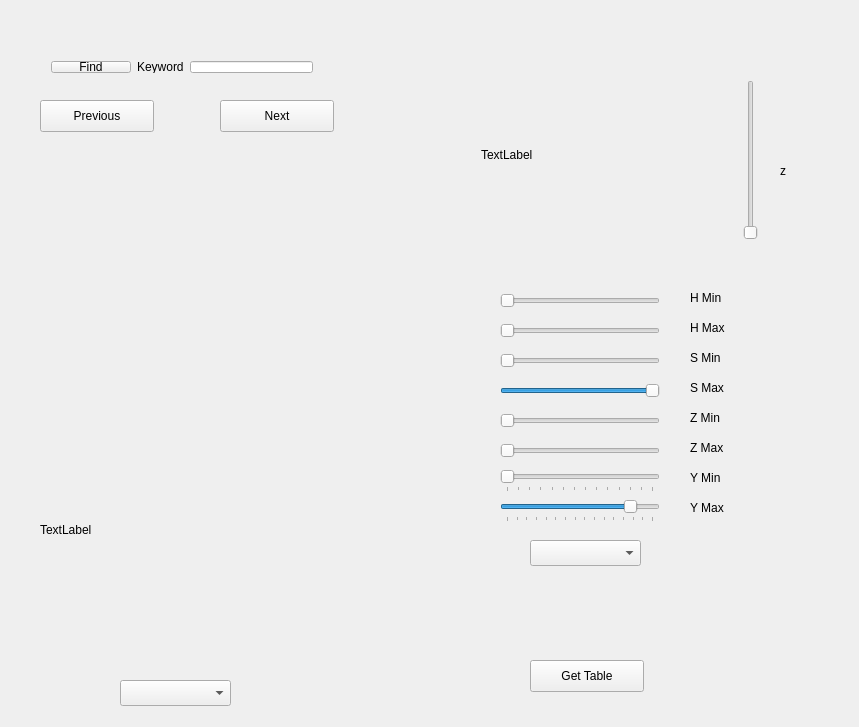
<?xml version="1.0" encoding="UTF-8"?>
<ui version="4.0">
 <class>ColorCreator</class>
 <widget class="QWidget" name="ColorCreator">
  <property name="geometry">
   <rect>
    <x>0</x>
    <y>0</y>
    <width>859</width>
    <height>727</height>
   </rect>
  </property>
  <property name="mouseTracking">
   <bool>false</bool>
  </property>
  <property name="windowTitle">
   <string>ColorCreator</string>
  </property>
  <widget class="QLabel" name="BaseImage">
   <property name="geometry">
    <rect>
     <x>40</x>
     <y>140</y>
     <width>320</width>
     <height>240</height>
    </rect>
   </property>
   <property name="mouseTracking">
    <bool>false</bool>
   </property>
   <property name="text">
    <string> </string>
   </property>
  </widget>
  <widget class="QPushButton" name="previousButton">
   <property name="geometry">
    <rect>
     <x>40</x>
     <y>100</y>
     <width>114</width>
     <height>32</height>
    </rect>
   </property>
   <property name="text">
    <string>Previous</string>
   </property>
  </widget>
  <widget class="QPushButton" name="nextButton">
   <property name="geometry">
    <rect>
     <x>220</x>
     <y>100</y>
     <width>114</width>
     <height>32</height>
    </rect>
   </property>
   <property name="text">
    <string>Next</string>
   </property>
  </widget>
  <widget class="QLabel" name="colorWheel">
   <property name="geometry">
    <rect>
     <x>481</x>
     <y>55</y>
     <width>200</width>
     <height>200</height>
    </rect>
   </property>
   <property name="text">
    <string>TextLabel</string>
   </property>
  </widget>
  <widget class="QSlider" name="hMin">
   <property name="geometry">
    <rect>
     <x>500</x>
     <y>290</y>
     <width>160</width>
     <height>22</height>
    </rect>
   </property>
   <property name="maximum">
    <number>100</number>
   </property>
   <property name="orientation">
    <enum>Qt::Horizontal</enum>
   </property>
  </widget>
  <widget class="QSlider" name="hMax">
   <property name="geometry">
    <rect>
     <x>500</x>
     <y>320</y>
     <width>160</width>
     <height>22</height>
    </rect>
   </property>
   <property name="maximum">
    <number>100</number>
   </property>
   <property name="orientation">
    <enum>Qt::Horizontal</enum>
   </property>
  </widget>
  <widget class="QSlider" name="sMin">
   <property name="geometry">
    <rect>
     <x>500</x>
     <y>350</y>
     <width>160</width>
     <height>22</height>
    </rect>
   </property>
   <property name="maximum">
    <number>100</number>
   </property>
   <property name="orientation">
    <enum>Qt::Horizontal</enum>
   </property>
  </widget>
  <widget class="QSlider" name="sMax">
   <property name="geometry">
    <rect>
     <x>500</x>
     <y>380</y>
     <width>160</width>
     <height>22</height>
    </rect>
   </property>
   <property name="maximum">
    <number>100</number>
   </property>
   <property name="value">
    <number>100</number>
   </property>
   <property name="orientation">
    <enum>Qt::Horizontal</enum>
   </property>
  </widget>
  <widget class="QSlider" name="yMin">
   <property name="geometry">
    <rect>
     <x>500</x>
     <y>470</y>
     <width>160</width>
     <height>22</height>
    </rect>
   </property>
   <property name="minimum">
    <number>20</number>
   </property>
   <property name="maximum">
    <number>150</number>
   </property>
   <property name="singleStep">
    <number>2</number>
   </property>
   <property name="orientation">
    <enum>Qt::Horizontal</enum>
   </property>
   <property name="tickPosition">
    <enum>QSlider::TicksBelow</enum>
   </property>
   <property name="tickInterval">
    <number>10</number>
   </property>
  </widget>
  <widget class="QSlider" name="yMax">
   <property name="geometry">
    <rect>
     <x>500</x>
     <y>500</y>
     <width>160</width>
     <height>22</height>
    </rect>
   </property>
   <property name="minimum">
    <number>105</number>
   </property>
   <property name="maximum">
    <number>255</number>
   </property>
   <property name="singleStep">
    <number>2</number>
   </property>
   <property name="value">
    <number>232</number>
   </property>
   <property name="orientation">
    <enum>Qt::Horizontal</enum>
   </property>
   <property name="tickPosition">
    <enum>QSlider::TicksBelow</enum>
   </property>
   <property name="tickInterval">
    <number>10</number>
   </property>
  </widget>
  <widget class="QSlider" name="zSlice">
   <property name="geometry">
    <rect>
     <x>740</x>
     <y>80</y>
     <width>22</width>
     <height>160</height>
    </rect>
   </property>
   <property name="orientation">
    <enum>Qt::Vertical</enum>
   </property>
  </widget>
  <widget class="QComboBox" name="colorSelect">
   <property name="geometry">
    <rect>
     <x>530</x>
     <y>540</y>
     <width>111</width>
     <height>26</height>
    </rect>
   </property>
  </widget>
  <widget class="QLabel" name="thresh">
   <property name="geometry">
    <rect>
     <x>40</x>
     <y>410</y>
     <width>320</width>
     <height>240</height>
    </rect>
   </property>
   <property name="text">
    <string>TextLabel</string>
   </property>
  </widget>
  <widget class="QComboBox" name="viewChoice">
   <property name="geometry">
    <rect>
     <x>120</x>
     <y>680</y>
     <width>111</width>
     <height>26</height>
    </rect>
   </property>
  </widget>
  <widget class="QLabel" name="label_2">
   <property name="geometry">
    <rect>
     <x>690</x>
     <y>290</y>
     <width>62</width>
     <height>16</height>
    </rect>
   </property>
   <property name="text">
    <string>H Min</string>
   </property>
  </widget>
  <widget class="QLabel" name="label_3">
   <property name="geometry">
    <rect>
     <x>690</x>
     <y>320</y>
     <width>62</width>
     <height>16</height>
    </rect>
   </property>
   <property name="text">
    <string>H Max</string>
   </property>
  </widget>
  <widget class="QLabel" name="label_4">
   <property name="geometry">
    <rect>
     <x>690</x>
     <y>350</y>
     <width>62</width>
     <height>16</height>
    </rect>
   </property>
   <property name="text">
    <string>S Min</string>
   </property>
  </widget>
  <widget class="QLabel" name="label_5">
   <property name="geometry">
    <rect>
     <x>690</x>
     <y>380</y>
     <width>62</width>
     <height>16</height>
    </rect>
   </property>
   <property name="text">
    <string>S Max</string>
   </property>
  </widget>
  <widget class="QLabel" name="label_6">
   <property name="geometry">
    <rect>
     <x>690</x>
     <y>470</y>
     <width>62</width>
     <height>16</height>
    </rect>
   </property>
   <property name="text">
    <string>Y Min</string>
   </property>
  </widget>
  <widget class="QLabel" name="label_7">
   <property name="geometry">
    <rect>
     <x>690</x>
     <y>500</y>
     <width>62</width>
     <height>16</height>
    </rect>
   </property>
   <property name="text">
    <string>Y Max</string>
   </property>
  </widget>
  <widget class="QLabel" name="label_8">
   <property name="geometry">
    <rect>
     <x>780</x>
     <y>130</y>
     <width>16</width>
     <height>81</height>
    </rect>
   </property>
   <property name="layoutDirection">
    <enum>Qt::LeftToRight</enum>
   </property>
   <property name="text">
    <string>z</string>
   </property>
  </widget>
  <widget class="QSlider" name="zMin">
   <property name="geometry">
    <rect>
     <x>500</x>
     <y>410</y>
     <width>160</width>
     <height>22</height>
    </rect>
   </property>
   <property name="orientation">
    <enum>Qt::Horizontal</enum>
   </property>
  </widget>
  <widget class="QSlider" name="zMax">
   <property name="geometry">
    <rect>
     <x>500</x>
     <y>440</y>
     <width>160</width>
     <height>22</height>
    </rect>
   </property>
   <property name="orientation">
    <enum>Qt::Horizontal</enum>
   </property>
  </widget>
  <widget class="QLabel" name="label_9">
   <property name="geometry">
    <rect>
     <x>690</x>
     <y>410</y>
     <width>62</width>
     <height>16</height>
    </rect>
   </property>
   <property name="text">
    <string>Z Min</string>
   </property>
  </widget>
  <widget class="QLabel" name="label_10">
   <property name="geometry">
    <rect>
     <x>690</x>
     <y>440</y>
     <width>62</width>
     <height>16</height>
    </rect>
   </property>
   <property name="text">
    <string>Z Max</string>
   </property>
  </widget>
  <widget class="QPushButton" name="getColorTable">
   <property name="geometry">
    <rect>
     <x>530</x>
     <y>660</y>
     <width>114</width>
     <height>32</height>
    </rect>
   </property>
   <property name="text">
    <string>Get Table</string>
   </property>
  </widget>
  <widget class="QWidget" name="">
   <property name="geometry">
    <rect>
     <x>40</x>
     <y>50</y>
     <width>284</width>
     <height>34</height>
    </rect>
   </property>
   <layout class="QHBoxLayout" name="horizontalLayout">
    <item>
     <widget class="QPushButton" name="pushButton">
      <property name="text">
       <string>Find</string>
      </property>
     </widget>
    </item>
    <item>
     <widget class="QLabel" name="label">
      <property name="text">
       <string>Keyword</string>
      </property>
     </widget>
    </item>
    <item>
     <widget class="QLineEdit" name="lineEdit"/>
    </item>
   </layout>
  </widget>
 </widget>
 <layoutdefault spacing="6" margin="11"/>
 <resources/>
 <connections/>
</ui>
